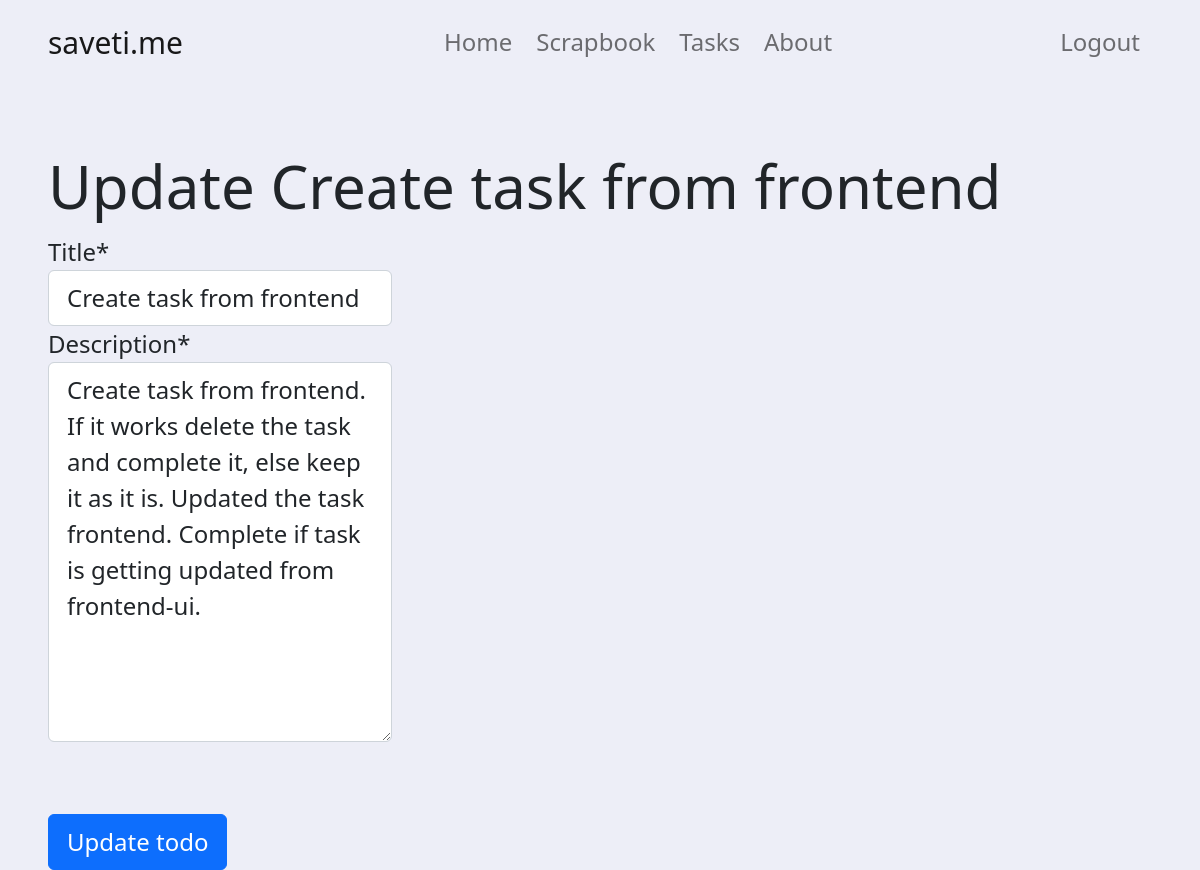
The app's page /task/update/2/ (signed in) with its own data.
### tasks/models.py (models this page shows, shortened)
class Task(models.Model):
    title = models.CharField(max_length=30)
    complete = models.BooleanField(default=False)
    created = models.DateTimeField(auto_now_add=True)
    description = models.TextField()
    author = models.ForeignKey(User,on_delete=models.CASCADE)
    completed_picture = models.ImageField(upload_to='media',blank=True)
    class Meta:
        ordering = ('created',)

### tasks/views.py (the view)
# urls.py: path('task/update/<str:pk>/',views.updateTask,name='updatetask'),
@login_required
def updateTask(request,pk):
    task = Task.objects.get(id=pk)
    form = TaskForm(instance=task)
    if request.method == 'POST':
        form = TaskForm(request.POST,instance=task)
        if form.is_valid():
            form.save()
        return redirect('/list/')
    context = {"task":task,"form":form}
    return render(request,"tasks/update.html",context)

### tasks/forms.py
class TaskForm(forms.ModelForm):
    class Meta:
        model = Task
        fields = ('title','description',)

### templates/tasks/update.html (shortened to what this page needs)
{% extends 'base.html' %}
{% load static %}
{% load crispy_forms_tags %}
{% block content %}
    <div class="container">
        <span style="display: block;height: 66px;"></span>
        <div class="row">
            <h1>Update {{ task.title }}</h1>
            <div class="col-xs-1-12 col-md-4">
                <form method="post">
                    {{ form|crispy }}
                    <br><br>
                    <button class="btn btn-primary" type="submit">Update todo</button>
                </form>
            </div>
        </div>
    </div>
{% endblock content %}

### static/css/base.css (style rules this page uses)
body { background-color: #edeef7; }

### templates/base.html (style rules this page uses)
* { font-size: x-large; }

### records on screen
Task: title "Create task from frontend", description "Create task from frontend. If it works delete the task and complete it, else keep it as it is. Updated the task frontend. Complete if task is getting updated from frontend-ui."
